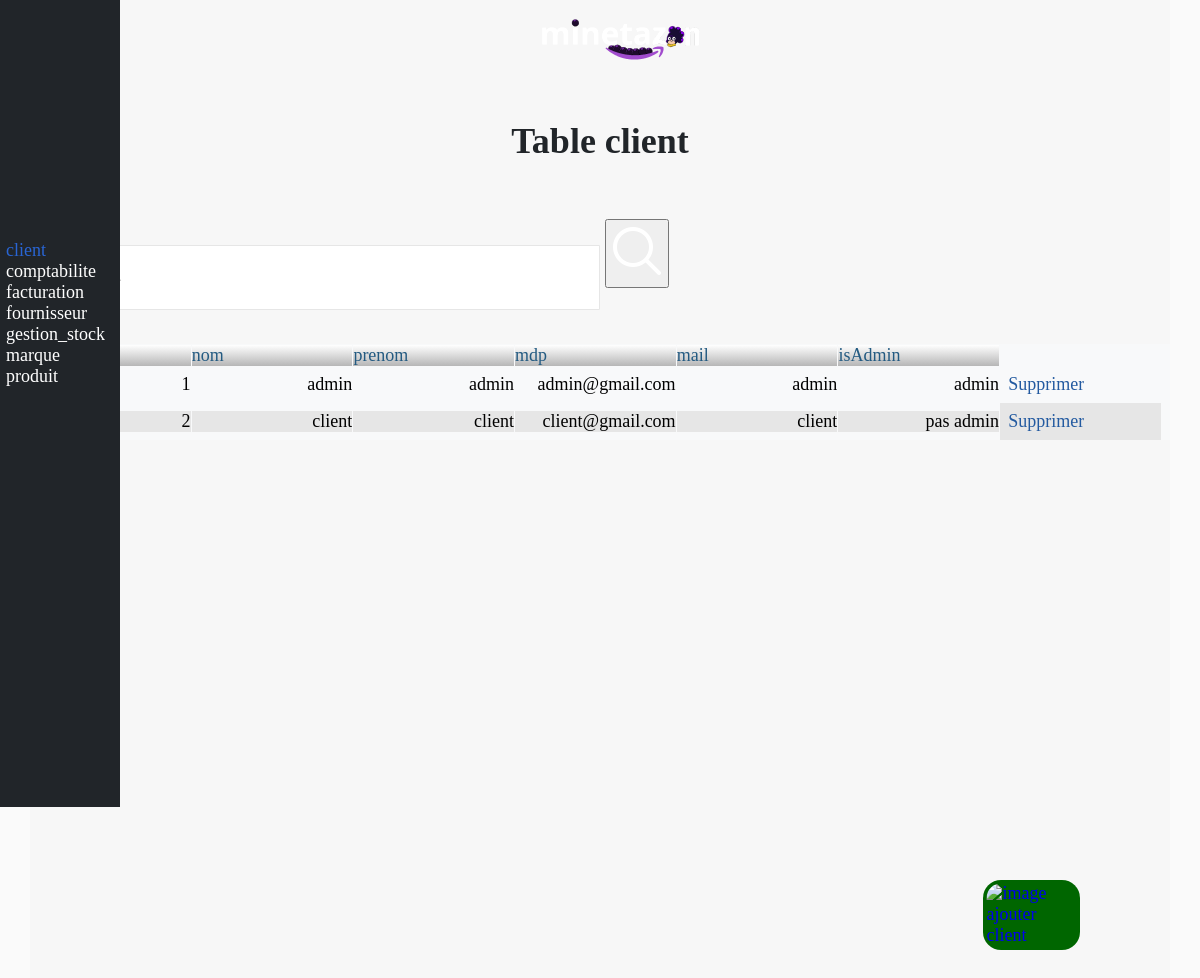
Screenshot of /admin/admin-client.php with the database file from the repository.
### tables this page shows
CREATE TABLE client (
    id INT NOT NULL AUTO_INCREMENT,
    isAdmin BOOLEAN NOT NULL,
    nom VARCHAR(50) NOT NULL,
    prenom VARCHAR(50) NOT NULL,
    mail VARCHAR(50) NOT NULL,
    mdp VARCHAR(50) NOT NULL,

    PRIMARY KEY (id)
);

### libs/database.php (called while the page is built, shortened)
<?php
class ConnexionDB {
private static $dsn     = "mysql:host=localhost;dbname=magasinvirtuel";
private static $login   = "root";
private static $password  = "";
private static $pdo;
private static $instance_singleton;
public static function getInstance() {
    if(!self::$instance_singleton) {
        self::$instance_singleton = new ConnexionDB();
    }
    return self::$instance_singleton;
}
private function __construct() {
    if(!self::$pdo) {
        self::$pdo = new PDO(self::$dsn, self::$login, self::$password);
        self::$pdo->setAttribute(PDO::ATTR_ERRMODE, PDO::ERRMODE_EXCEPTION);
        self::$pdo->setAttribute(PDO::ATTR_DEFAULT_FETCH_MODE, PDO::FETCH_ASSOC);
    }
}
public function querySelect($sql, $params = null) {
    $sth = self::$pdo->prepare($sql);
    if(is_array($params)) {
        $sth->execute($params);
    } else {
        $sth->execute();
    }
    return $sth->fetchAll();
}
}
?>

### libs/database-functions.php (called while the page is built, shortened)
<?php
require_once('database.php');
function checkAdmin($nom, $prenom, $mail)
{
    $sql = "SELECT isAdmin FROM client WHERE nom = :nom AND prenom = :prenom AND mail = :mail";
    $params = array(
        ':nom' => $nom,
        ':prenom' => $prenom,
        ':mail' => $mail
    );
    $result = ConnexionDB::getInstance()->querySelect($sql, $params);
    if ($result[0]['isAdmin'] == '1') {
        return true;
    }
    return false;
}

### admin/admin-client.php (the view, shortened to what this page needs)
<?php
require_once(__DIR__ . '/../includes/nav.php');
require_once(__DIR__ . '/../includes/menu-admin.php');
require_once(__DIR__ . '/../libs/database.php');
?>
<!DOCTYPE html>
<html LANG="fr">
<head>
  <link rel="stylesheet" href="../css/style.css">
  <link rel="stylesheet" href="../css/responsive.css">
</head>
<body>
  <main>
    <h1>Table client</h1>
    <form id="formRecherche" method="post">
      <input type="search" id="inputRechercher" name="inputRechercher" placeholder="Rechercher...">
      <button id="boutonRechercher" name="boutonRechercher" type="submit"><img src="../img/rechercher.png" alt="image ajouter article"></button>
    </form>
      <?php
      if (isset($_SESSION['recherche'])) {
        $critere = $_SESSION['recherche'];
        if (is_numeric($critere)) {
          $result = ConnexionDB::getInstance()->querySelect("SELECT * FROM client WHERE id LIKE '%$critere%'");
        } else {
          $result = ConnexionDB::getInstance()->querySelect("SELECT * FROM client WHERE nom LIKE '%$critere%'");
        }
      } else {
        $result = ConnexionDB::getInstance()->querySelect("SELECT * FROM client");
      }
      echo '<table class="bdd" id="clientTD"><tbody><tr><td>id</td><td>nom</td><td>prenom</td><td>mdp</td><td>mail</td><td>isAdmin</td><td></td>';
      foreach ($result as $client) {
        $nomClient = $client["nom"];
        $prenomClient = $client["prenom"];
        $mailClient = $client["mail"];
        $isAdmin = "";
        if (checkAdmin($nomClient,$prenomClient, $mailClient)) {
          $isAdmin = "admin";
        } else {
          $isAdmin = "pas admin";
        }
        $mdpClient = $client["mdp"];
        $idClient = $client["id"];
        echo "<tr><td>".$idClient."</td><td>" . $nomClient . "</td><td>" . $prenomClient . "</td><td>" . $mailClient . "</td><td>" . $mdpClient . "</td><td>" . $isAdmin . "<td>" ;
        echo '<form method = "post" class="formBDD">';
        echo '<fieldset>';
        echo"<input name='suppr' class='supprimerProduit' type='submit' value = 'Supprimer'>";
        echo '</form>';
        echo '</td>';
        echo "</td></tr>";
      }
      echo '</tbody></table>';
      ?>
    <a href="admin-client-ajout.php" title="Cliquez ici pour ajouter un client à la base de donnée">
      <div id="ajouter"><img src="../img/icone-ajout.png" alt="image ajouter client">
    </div>
    </a>
  </main>
</body>
</html>

### css/style.css (style rules this page uses)
* { margin: 0px; padding: 0px; font-family: "Calibri"; font-size: medium; }
body { width: 100%; background-color: #FAFAFA; }
main { width: 60%; margin: 0 20%; padding-top: 10%; padding-bottom: 5%; height: 100vh; }
h1 { color: #212529; text-align: center; font-size: 2em; padding-bottom: 5%; }
table { border-collapse: collapse; width: 100%; }
input#inputRechercher { margin: 0; display: inline-block; height: 5em; width: 50%; border: 1px solid rgb(230, 230, 230); border-radius: 1em 0 0 1em; }
form#formRecherche { width: 100%; padding: 0; margin: 0; margin-bottom: 3%; }
form { width: 30%; margin: 0% 35% 0 35%; padding-top: 5%; padding-bottom: 5%; }
fieldset { border: 0; }
input[type=text], input[type=password], input[type=mail], input[type=search], textarea { font-size: small; display: inline-block; background: white; border: 1px solid #b3b3b3; border-radius: 0.2em; width: 75%; margin: 1.5% 11% 0 11%; padding: 2%; transition-duration: 0.2s; }
fieldset { width: auto; padding: 0; margin: 0; }
::placeholder { color: #C5C5C5; }
input[type=submit] { display: inline-block; margin-top: 3%; padding: 1.5%; background-color: #212529; color: white; border: 0; width: 80%; border-radius: 0.5em; margin-left: 10.5%; margin-right: 10.5%; transition-duration: 0.3s; border: 2px solid white; }
table.bdd { border-spacing: 0; }
table.bdd td { display: inline-block; height: auto; vertical-align: middle; text-align: right; margin: 0; margin-right: 0.1%; width: 10%; transition-duration: 0.1s; }
table.bdd tr { background-color: #F8F9FA; margin: 0 1% 0 0; }
table.bdd tr:first-child td { background: linear-gradient(white, rgb(182, 182, 182)); color: #235A81; text-align: left; }
table.bdd tr:nth-child(3) td, table.bdd tr:nth-child(5) td, table.bdd tr:nth-child(7) td, table.bdd tr:nth-child(9) td, table.bdd tr:nth-child(11) table.bdd tr:nth-child(13) table.bdd tr:nth-child(15) td { background-color: #e6e6e6; }
#ajouter img { position: fixed; bottom: 3%; right: 10%; width: 5em; transition-duration: 0.1s; background-color: rgb(0, 102, 0); padding: 0.2em; border-radius: 1em; }
input.supprimerProduit { border: 0; margin: 0; display: block; background-color: transparent; width: 100%; padding: 0; }
input[value="Supprimer"] { color: #235AA0; }
table#clientTD td { width: calc(100%/7.1); table-layout: fixed; overflow: hidden; text-overflow: ellipsis; white-space: nowrap; }
form input.supprimerProduit { margin: 0; }
form.formBDD { margin: 0 5%; }

### css/responsive.css (style rules this page uses)
@media only screen and (max-width: 1200px) { * { font-size: large; } }
@media only screen and (max-width: 1200px) { main { width: 95%; margin-right: 2.5%; margin-left: 2.5%; background-color: rgb(247, 247, 247); } }

### rows the page displays
client: id "1", nom "admin", prenom "admin", mail "admin@gmail.com", mdp "admin", isAdmin "admin"
client: id "2", nom "client", prenom "client", mail "client@gmail.com", mdp "client", isAdmin "pas admin"
